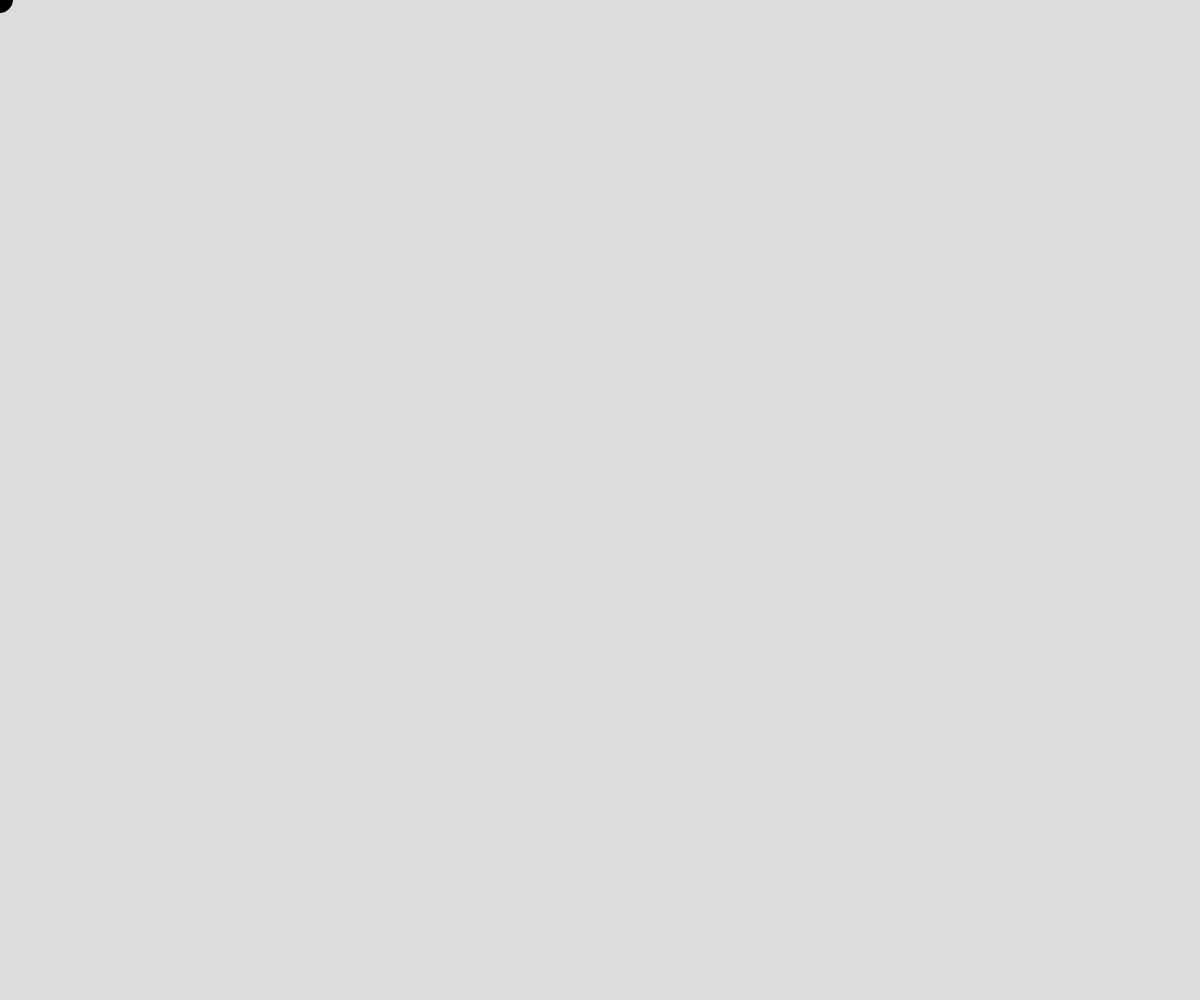
Frame 1 (no input)
Frame 60 (no input): identical to frame 1, image omitted
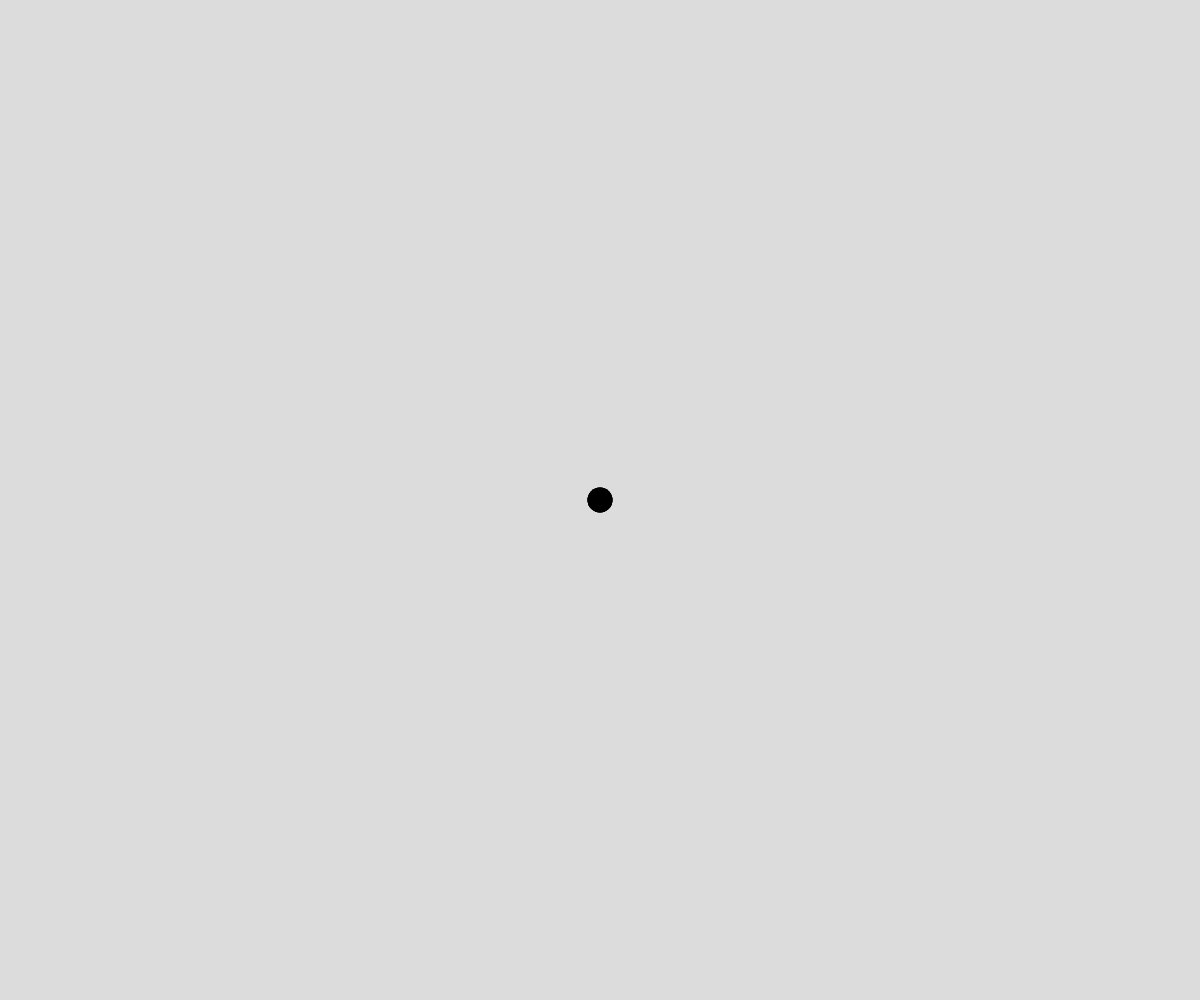
Frame 120 (the mouse pressed at the canvas centre since frame 60)

The p5.js sketch that drew these frames (run headless with seeded random() and noise() and a simulated clock; from frame 60 on, the mouse is pressed at the canvas centre):

// p5.js sketch
// ── sketch.js
// Project Title
// Your Name
// Date
//
// Extra for Experts:
// - describe what you did to take this project "above and beyond"
let isDrawing = false;



let circles = [];


let ccolor;

let r =25;
let bgColor= 220;
let fill_colorR = 0;
let fill_colorG = 0;
let fill_colorB = 0;
function setup() {
  createCanvas(windowWidth, windowHeight);
}

function draw() {
  background(bgColor);
  
  for (let circle of circles) {
    fill(circle.color);
    noStroke();
    ellipse(circle.x, circle.y, circle.size);
  }
  if (isDrawing){
    fill(ccolor);
    noStroke();
    ellipse(mouseX, mouseY, r);
  }
  ccolor = (fill_colorR,fill_colorG,fill_colorB);
  fill(ccolor);
  ellipse(mouseX,mouseY,r);
  
}


function mousePressed(){
  isDrawing = true;
  memorize(mouseX, mouseY);
}
 function mouseDragged(){
  memorize(mouseX, mouseY);
 }

function mouseReleased(){
  isDrawing = false;
}


function changecolor(){
  fill_colorR = random(0,255);
  fill_colorB = random(0,255);
  fill_colorG = random(0,255);
}



function keyPressed(){
  if (key==="e"){
    clear();
    setup();
  }
  
  if (key === "i"){
    r += 5;
  }
  else if (key === "d") {
    r = max(5, r - 5); // Prevent negative size
  }
  
  if (key==="c"){
    changecolor();
  }
}

function memorize(x,y){
  circles.push({ x: x, y: y, size: r, color: ccolor });
}
